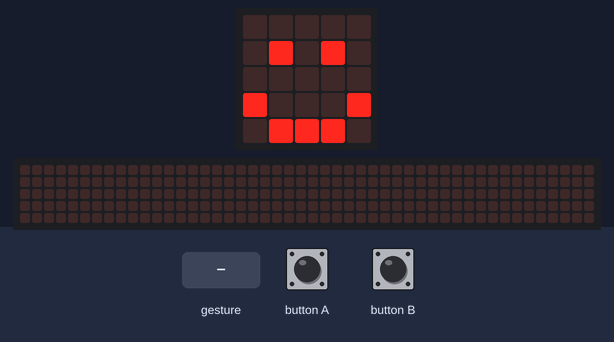
This program was run on a simulated BBC micro:bit (MakeCode). Parts: the board's 5×5 LED display, a strip that is not on the board, showing the scrolling text unrolled. The inputs (shaded band) are chosen by the test bench. Random numbers come from a fixed seed; a tilt is held for 1.5 s and a shake lasts 1 s, then the board lies face up again; the 48×5 strip is a reading aid, not a part: it shows the text the display is scrolling, unrolled, one strip-width of it at a time.

Above: at 1.8 s.
1.9 s: button B pressed for 0.15 s
At 2.12 s:
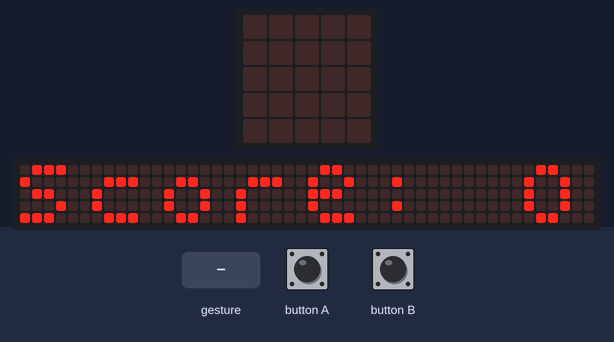
2.6 s: button A pressed for 0.15 s
At 3.17 s:
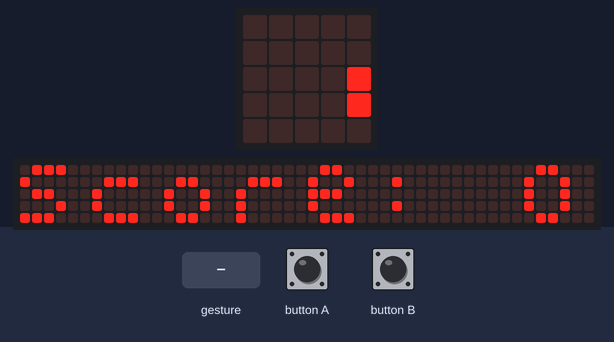
3.3 s: gesture 'shake'
At 3.62 s:
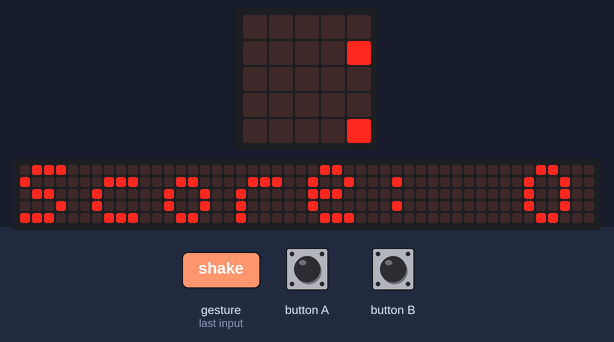
5.3 s: button B pressed for 0.15 s
At 17.1 s:
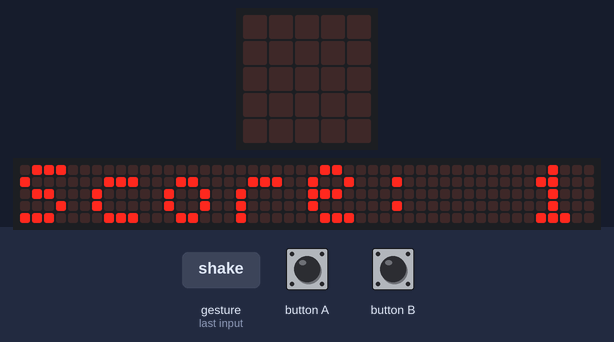

Measured:
- after the input at 1.9 s, the display: changes after 0.15 s (image 1)
- what the display in image 4 shows lasts 1.1 s, from 16.3 s to 17.4 s

The program:

main.ts
```typescript
// (licence header left out)
// variables
let randomNumber: number = -1
let score: number = 0

basic.clearScreen()
basic.showIcon(IconNames.Happy)

// shake Micro:Bit
input.onGesture(Gesture.Shake, function () {
    randomNumber = randint(0, 2)
    basic.clearScreen()

    // if randomNumber was 0 - rock
    if (randomNumber == 0) {
        basic.showLeds(`
        . . . . .
        . # # # .
        . # # # .
        . # # # .
        . . . . .
        `)
    }

    // if randomNumber was 1 - paper
    if (randomNumber == 1) {
        basic.showIcon(IconNames.Square)
    }

    // if randomNumber was 2 - scissor
    if (randomNumber == 2) {
        basic.showIcon(IconNames.Scissors)
    }

    // pause and show you are ready again
    basic.pause(5000)
    basic.showIcon(IconNames.Happy)
})

// press "A" button to increase score
input.onButtonPressed(Button.A, function() {
    basic.clearScreen()
    score = score + 1
    basic.showIcon(IconNames.Yes)

    // pasue and show you are ready again
    basic.pause(2000)
    basic.showIcon(IconNames.Happy)
})

// press "B" button to show score
input.onButtonPressed(Button.B, function () {
    basic.clearScreen()
    basic.showString("Score: " + score.toString())

    basic.clearScreen()
    basic.showIcon(IconNames.Happy)
})
```
